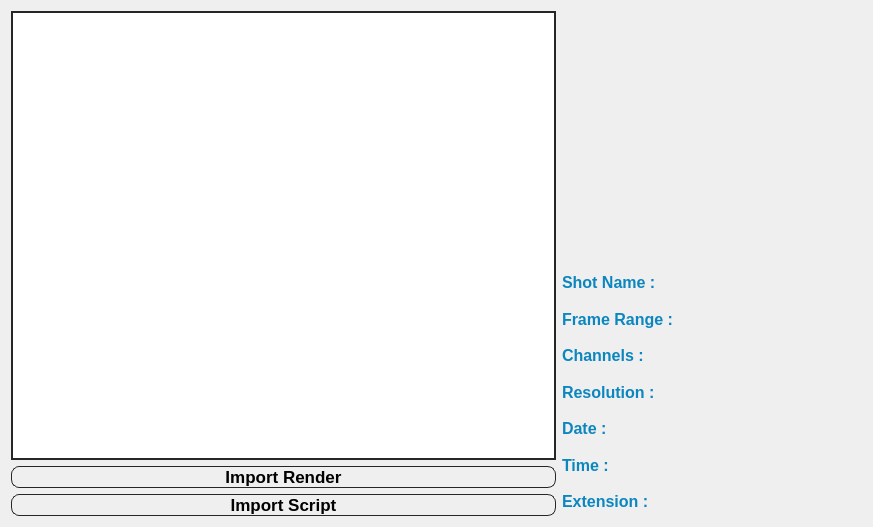
<?xml version="1.0" encoding="UTF-8"?>
<ui version="4.0">
 <class>GetMyRender</class>
 <widget class="QWidget" name="GetMyRender">
  <property name="geometry">
   <rect>
    <x>0</x>
    <y>0</y>
    <width>873</width>
    <height>527</height>
   </rect>
  </property>
  <property name="font">
   <font>
    <family>Arial</family>
    <weight>50</weight>
    <bold>false</bold>
   </font>
  </property>
  <property name="windowTitle">
   <string>GetMyRender</string>
  </property>
  <property name="windowOpacity">
   <double>1.000000000000000</double>
  </property>
  <layout class="QHBoxLayout" name="horizontalLayout_2">
   <item>
    <layout class="QHBoxLayout" name="horizontalLayout">
     <property name="leftMargin">
      <number>0</number>
     </property>
     <property name="rightMargin">
      <number>0</number>
     </property>
     <item>
      <layout class="QVBoxLayout" name="verticalLayout_2">
       <property name="leftMargin">
        <number>0</number>
       </property>
       <property name="rightMargin">
        <number>0</number>
       </property>
       <item>
        <widget class="QListWidget" name="Render_Data">
         <property name="styleSheet">
          <string notr="true"> QListWidget {
                border: 1.5px solid #262626;
                min-width: 130px; 
                font-family: Arial ;
                font-size: 20px;
                font-style: bold;
            }</string>
         </property>
        </widget>
       </item>
       <item>
        <widget class="QPushButton" name="Import_Render">
         <property name="maximumSize">
          <size>
           <width>16777215</width>
           <height>16777215</height>
          </size>
         </property>
         <property name="font">
          <font>
           <family>Arial</family>
           <pointsize>13</pointsize>
           <weight>75</weight>
           <italic>false</italic>
           <bold>true</bold>
           <underline>false</underline>
           <strikeout>false</strikeout>
           <kerning>true</kerning>
          </font>
         </property>
         <property name="acceptDrops">
          <bool>false</bool>
         </property>
         <property name="styleSheet">
          <string notr="true">QPushButton:pressed {
	background-color: #FFA53F;
}
QPushButton {border: 1px solid #262626;
						border-radius: 8px;
}</string>
         </property>
         <property name="text">
          <string>Import Render</string>
         </property>
         <property name="iconSize">
          <size>
           <width>16</width>
           <height>16</height>
          </size>
         </property>
         <property name="autoDefault">
          <bool>false</bool>
         </property>
         <property name="default">
          <bool>true</bool>
         </property>
         <property name="flat">
          <bool>false</bool>
         </property>
        </widget>
       </item>
       <item>
        <widget class="QPushButton" name="ImportScript">
         <property name="font">
          <font>
           <family>Arial</family>
           <pointsize>13</pointsize>
           <weight>75</weight>
           <bold>true</bold>
          </font>
         </property>
         <property name="styleSheet">
          <string notr="true">QPushButton:pressed {
	background-color: #FFA53F;
}
QPushButton {border: 1px solid #262626;
						border-radius: 8px;
}</string>
         </property>
         <property name="text">
          <string>Import Script</string>
         </property>
         <property name="default">
          <bool>true</bool>
         </property>
        </widget>
       </item>
      </layout>
     </item>
     <item>
      <layout class="QVBoxLayout" name="verticalLayout">
       <property name="spacing">
        <number>7</number>
       </property>
       <property name="leftMargin">
        <number>0</number>
       </property>
       <property name="bottomMargin">
        <number>0</number>
       </property>
       <item>
        <widget class="QLabel" name="Thumbnail_label">
         <property name="enabled">
          <bool>true</bool>
         </property>
         <property name="minimumSize">
          <size>
           <width>300</width>
           <height>250</height>
          </size>
         </property>
         <property name="maximumSize">
          <size>
           <width>300</width>
           <height>250</height>
          </size>
         </property>
         <property name="styleSheet">
          <string notr="true"/>
         </property>
         <property name="text">
          <string/>
         </property>
         <property name="scaledContents">
          <bool>true</bool>
         </property>
        </widget>
       </item>
       <item>
        <layout class="QHBoxLayout" name="horizontalLayout_5">
         <property name="sizeConstraint">
          <enum>QLayout::SetDefaultConstraint</enum>
         </property>
         <item>
          <widget class="QLabel" name="ShotName">
           <property name="maximumSize">
            <size>
             <width>140</width>
             <height>16777215</height>
            </size>
           </property>
           <property name="font">
            <font>
             <family>Arial</family>
             <pointsize>12</pointsize>
             <weight>75</weight>
             <bold>true</bold>
            </font>
           </property>
           <property name="styleSheet">
            <string notr="true">color: rgb(11, 134, 191);</string>
           </property>
           <property name="frameShape">
            <enum>QFrame::NoFrame</enum>
           </property>
           <property name="frameShadow">
            <enum>QFrame::Sunken</enum>
           </property>
           <property name="text">
            <string>Shot Name :       </string>
           </property>
           <property name="scaledContents">
            <bool>false</bool>
           </property>
           <property name="alignment">
            <set>Qt::AlignLeading|Qt::AlignLeft|Qt::AlignVCenter</set>
           </property>
          </widget>
         </item>
         <item>
          <widget class="QLabel" name="Shotinfo">
           <property name="maximumSize">
            <size>
             <width>16777215</width>
             <height>16777215</height>
            </size>
           </property>
           <property name="font">
            <font>
             <family>Arial</family>
             <pointsize>12</pointsize>
            </font>
           </property>
           <property name="styleSheet">
            <string notr="true"/>
           </property>
           <property name="text">
            <string/>
           </property>
           <property name="alignment">
            <set>Qt::AlignLeading|Qt::AlignLeft|Qt::AlignVCenter</set>
           </property>
          </widget>
         </item>
        </layout>
       </item>
       <item>
        <layout class="QHBoxLayout" name="horizontalLayout_6">
         <item>
          <widget class="QLabel" name="FrameRange">
           <property name="maximumSize">
            <size>
             <width>140</width>
             <height>16777215</height>
            </size>
           </property>
           <property name="font">
            <font>
             <family>Arial</family>
             <pointsize>12</pointsize>
             <weight>75</weight>
             <bold>true</bold>
            </font>
           </property>
           <property name="styleSheet">
            <string notr="true">color: rgb(11, 134, 191);</string>
           </property>
           <property name="text">
            <string>Frame Range :          </string>
           </property>
           <property name="alignment">
            <set>Qt::AlignLeading|Qt::AlignLeft|Qt::AlignVCenter</set>
           </property>
          </widget>
         </item>
         <item>
          <widget class="QLabel" name="Framerangeinfo">
           <property name="font">
            <font>
             <family>Arial</family>
             <pointsize>12</pointsize>
            </font>
           </property>
           <property name="styleSheet">
            <string notr="true"/>
           </property>
           <property name="text">
            <string/>
           </property>
           <property name="alignment">
            <set>Qt::AlignLeading|Qt::AlignLeft|Qt::AlignVCenter</set>
           </property>
          </widget>
         </item>
        </layout>
       </item>
       <item>
        <layout class="QHBoxLayout" name="horizontalLayout_3">
         <item>
          <widget class="QLabel" name="Channels">
           <property name="maximumSize">
            <size>
             <width>140</width>
             <height>16777215</height>
            </size>
           </property>
           <property name="font">
            <font>
             <family>Arial</family>
             <pointsize>12</pointsize>
             <weight>75</weight>
             <bold>true</bold>
            </font>
           </property>
           <property name="styleSheet">
            <string notr="true">color: rgb(11, 134, 191);</string>
           </property>
           <property name="text">
            <string>Channels :</string>
           </property>
          </widget>
         </item>
         <item>
          <widget class="QLabel" name="Channelinfo">
           <property name="font">
            <font>
             <family>Arial</family>
             <pointsize>12</pointsize>
            </font>
           </property>
           <property name="styleSheet">
            <string notr="true"/>
           </property>
           <property name="text">
            <string/>
           </property>
           <property name="alignment">
            <set>Qt::AlignLeading|Qt::AlignLeft|Qt::AlignVCenter</set>
           </property>
          </widget>
         </item>
        </layout>
       </item>
       <item>
        <layout class="QHBoxLayout" name="horizontalLayout_7">
         <property name="bottomMargin">
          <number>0</number>
         </property>
         <item>
          <widget class="QLabel" name="Resolution">
           <property name="maximumSize">
            <size>
             <width>140</width>
             <height>16777215</height>
            </size>
           </property>
           <property name="font">
            <font>
             <family>Arial</family>
             <pointsize>12</pointsize>
             <weight>75</weight>
             <bold>true</bold>
            </font>
           </property>
           <property name="styleSheet">
            <string notr="true">color: rgb(11, 134, 191);</string>
           </property>
           <property name="text">
            <string>Resolution :</string>
           </property>
           <property name="scaledContents">
            <bool>false</bool>
           </property>
          </widget>
         </item>
         <item>
          <widget class="QLabel" name="Resolutioninfo">
           <property name="font">
            <font>
             <family>Arial</family>
             <pointsize>12</pointsize>
            </font>
           </property>
           <property name="text">
            <string/>
           </property>
          </widget>
         </item>
        </layout>
       </item>
       <item>
        <layout class="QHBoxLayout" name="horizontalLayout_8">
         <property name="topMargin">
          <number>0</number>
         </property>
         <item>
          <widget class="QLabel" name="Date">
           <property name="maximumSize">
            <size>
             <width>140</width>
             <height>16777215</height>
            </size>
           </property>
           <property name="font">
            <font>
             <family>Arial</family>
             <pointsize>12</pointsize>
             <weight>75</weight>
             <bold>true</bold>
            </font>
           </property>
           <property name="styleSheet">
            <string notr="true">color: rgb(11, 134, 191);</string>
           </property>
           <property name="text">
            <string>Date :</string>
           </property>
          </widget>
         </item>
         <item>
          <widget class="QLabel" name="Dateinfo">
           <property name="font">
            <font>
             <family>Arial</family>
             <pointsize>12</pointsize>
            </font>
           </property>
           <property name="text">
            <string/>
           </property>
          </widget>
         </item>
        </layout>
       </item>
       <item>
        <layout class="QHBoxLayout" name="horizontalLayout_10">
         <property name="bottomMargin">
          <number>0</number>
         </property>
         <item>
          <widget class="QLabel" name="Time">
           <property name="maximumSize">
            <size>
             <width>140</width>
             <height>16777215</height>
            </size>
           </property>
           <property name="font">
            <font>
             <family>Arial</family>
             <pointsize>12</pointsize>
             <weight>75</weight>
             <bold>true</bold>
            </font>
           </property>
           <property name="styleSheet">
            <string notr="true">color: rgb(11, 134, 191);</string>
           </property>
           <property name="text">
            <string>Time :</string>
           </property>
          </widget>
         </item>
         <item>
          <widget class="QLabel" name="Timeinfo">
           <property name="font">
            <font>
             <pointsize>12</pointsize>
            </font>
           </property>
           <property name="text">
            <string/>
           </property>
          </widget>
         </item>
        </layout>
       </item>
       <item>
        <layout class="QHBoxLayout" name="horizontalLayout_9">
         <property name="bottomMargin">
          <number>0</number>
         </property>
         <item>
          <widget class="QLabel" name="Extension">
           <property name="maximumSize">
            <size>
             <width>140</width>
             <height>16777215</height>
            </size>
           </property>
           <property name="font">
            <font>
             <family>Arial</family>
             <pointsize>12</pointsize>
             <weight>75</weight>
             <bold>true</bold>
            </font>
           </property>
           <property name="styleSheet">
            <string notr="true">color: rgb(11, 134, 191);</string>
           </property>
           <property name="text">
            <string>Extension :</string>
           </property>
          </widget>
         </item>
         <item>
          <widget class="QLabel" name="Extensioninfo">
           <property name="maximumSize">
            <size>
             <width>16777193</width>
             <height>16777215</height>
            </size>
           </property>
           <property name="font">
            <font>
             <family>Arial</family>
             <pointsize>12</pointsize>
            </font>
           </property>
           <property name="text">
            <string/>
           </property>
          </widget>
         </item>
        </layout>
       </item>
      </layout>
     </item>
    </layout>
   </item>
  </layout>
 </widget>
 <resources/>
 <connections/>
</ui>
